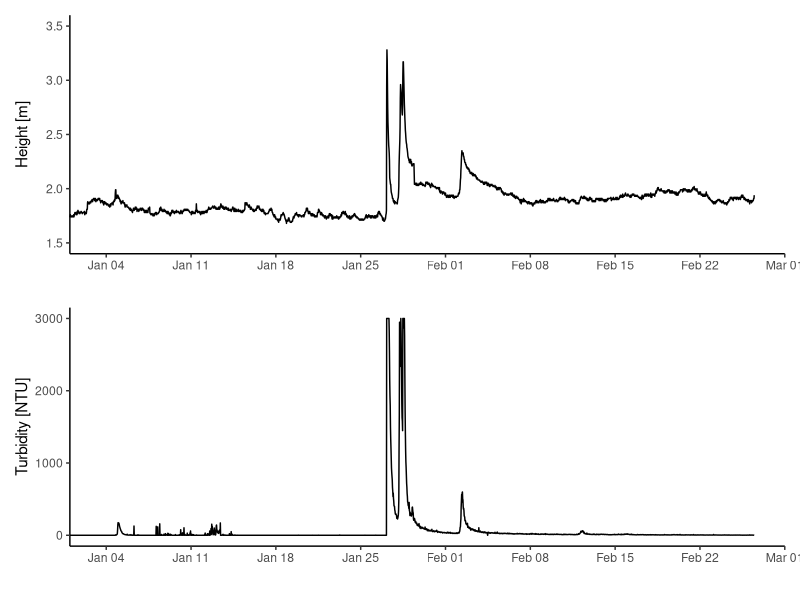

Write the R code that produced this figure. (Note: this script raises an error after producing the figure.)
###############################################
##
## Script name: 1_WQ_Data.R
##
## Goal: Visualize WQ time-series during the "first flush".
##
## Note: See https://github.com/RMBond/ScottCreek-WY21_CZUFire_Poster for project information.
##
###############################################

#Load packages
library(ggplot2)
library(dplyr)
library(lubridate)
library(patchwork)
library(xts)

#1. Read in the data ####

# wq.dat <- read.csv("Data/Scott_Creek_Weir_Hydrolab_20210303.csv", sep = ",", header = T) #Initial water qualiy test dataset.

wq.dat <- read.csv("Data/Scott_Creek_Weir_Hydrolab_20210413.csv", sep = ",", header = T) #Minor QC water qualiy dataset.


#2. Do some data wrangling ####

wq <- wq.dat %>% #Start formatting columns into r "tidy" structure.
  mutate(Date = mdy(Date)) %>% #R sees dates as Year-Month-Day this tells it where to get that info from the date column.
  mutate(Time = hms(Time)) %>% # Tells r this column is Hours:Min:Sec
  mutate(TS = as.POSIXct(Date + Time)) %>% #making a new column with timestamp by combining Date and Time
  select(Date, TS, Temp_C, TurbSC_NTU, Dep100_m, pH, Sal_ppt, LDO_mg_l)#pair down dataset to what we need

#Check the data structure
#Note: Date = format Date and TS = format POSIXct (time series). Everything else should be numbers.

str(wq)


#3. Make individual plots ####

#Set data limits - This will help cut the time series to the dates we want to look at.
limits = as.POSIXct(c("2021-01-01 00:00:00", "2021-03-01 00:00:00"))


#* Water Depth Plot ####

depth.plot <- ggplot(wq, aes(x = TS, y = Dep100_m)) +
  geom_line() +
  scale_x_datetime(name = "",
                   date_breaks = "1 week", date_labels = ("%b %d"),
                   limits = limits, expand = c(0,0)) +
  scale_y_continuous(name = "Height [m]", limits = c(1.5, 3.5)) +
  theme_classic()


#* Turbidity Plot ####

turb.plot <- ggplot(wq, aes(x = TS, y = TurbSC_NTU)) +
  geom_line() +
  scale_x_datetime(name = "",
                   date_breaks = "1 week", date_labels = ("%b %d"),
                   limits = limits, expand = c(0,0)) +
  scale_y_continuous(name = "Turbidity [NTU]", limits = c(0, 3000)) +
  theme_classic()

#* pH Plot ####

pH.plot <- ggplot(wq, aes(x = TS, y = pH)) +
  geom_line() +
  scale_x_datetime(name = "",
                   date_breaks = "1 week", date_labels = ("%b %d"),
                   limits = limits, expand = c(0,0)) +
  scale_y_continuous(name = "pH", limits = c(7, 8)) +
  theme_classic()

#* DO Plot ####

do.plot <- ggplot(wq, aes(x = TS, y = LDO_mg_l)) +
  geom_line() +
  scale_x_datetime(name = "",
                   date_breaks = "1 week", date_labels = ("%b %d"),
                   limits = limits, expand = c(0,0)) +
  scale_y_continuous(name = "DO [mg/L]", limits = c(8.5, 12.1)) +
  theme_classic()

#* Temperature Plot ####

temp.plot <- ggplot(wq, aes(x = TS, y = Temp_C)) +
  geom_line() +
  scale_x_datetime(name = "",
                   date_breaks = "1 week", date_labels = ("%b %d"),
                   limits = limits, expand = c(0,0)) +
  scale_y_continuous(name = "Temperature [*C]", limits = c(6.5, 25.5)) +
  theme_classic()

#* Salinity Plot ####
# NOTE: not much to see since its freshwater the whole time.

# sal.plot <- ggplot(wq, aes(x = TS, y = Sal_ppt)) +
#   geom_line() +
#   scale_x_datetime(name = "",
#                    date_breaks = "1 week", date_labels = ("%b %d"),
#                    limits = limits, expand = c(0,0)) +
#   scale_y_continuous(name = "Salinity [ppt]", limits = c(8.5, 12.1)) +
# theme_classic()


#4. Milti-plot output####

#Using the "Patchwork" package to pull individual plots together into one multi-plot
#Note te notation below only works with patchwork. 

# depth.plot / turb.plot / pH.plot / do.plot / temp.plot

depth.plot / turb.plot 

#Save the output
#Note: its a good practice to keep the ggsave function "commented out" so you do not override preivious files.

# ggsave("Figures/WQ_20210413_6x4.jpg", width = 6, height = 4, units = "in", dpi = 650, device = "jpg")


#4. pH exploration####

ph.dat <- read.csv("Data/pH_20210413.csv", sep = ",", header = T) #pH dataset only


ph <- ph.dat %>% #Start formatting columns into r "tidy" structure.
  mutate(Date = mdy(Date)) %>% #R sees dates as Year-Month-Day this tells it where to get that info from the date column.
  mutate(Time = hms(Time)) %>% # Tells r this column is Hours:Min:Sec
  mutate(TS = as.POSIXct(Date + Time)) %>%  #making a new column with timestamp by combining Date and Time
  select(Date, TS, pH)

str(ph)

#Calculate the daily pH statistics using the eXtensible Time Series package
library(xts) # package helps with time-based data classes.

ph.xts <- as.xts(ph[,3], order.by = as.Date(ph[,2], format = '%Y-%m-%d %H:%M')) #creates an xts object

# Daily Stats
d.mean <- apply.daily(ph.xts, mean) # Daily mean
d.mean.out <- mean(apply.daily(ph.xts, mean)) 
d.min <- apply.daily(ph.xts, min) # Daily min
d.min.out <- min(apply.daily(ph.xts, min))
d.max <- apply.daily(ph.xts, max) # Daily max
d.max.out <- max(apply.daily(ph.xts, max))

ph.summary <- bind_cols(
                        fortify(d.mean), #Note:Fortify is from the ggplot 2 package and makes the xts object into a df
                        fortify(d.max),
                        fortify(d.min)) %>%
             mutate(Date = Index...1) %>% 
             select(-Index...1, -Index...3, -Index...5)

str(ph.summary)


pH.daily.plot <- ggplot(ph.summary, aes(x = Date, y = d.mean)) +
  geom_line() +
  scale_x_datetime(name = "",
                   date_breaks = "1 week", date_labels = ("%b %d"),
                   limits = limits, expand = c(0,0)) +
  scale_y_continuous(name = "pH", limits = c(7.2, 8)) +
  theme_classic()

depth.plot / turb.plot / pH.daily.plot

# ggsave("Figures/WQ_20210413_B_6x6.jpg", width = 6, height = 6, units = "in", dpi = 650, device = "jpg")
